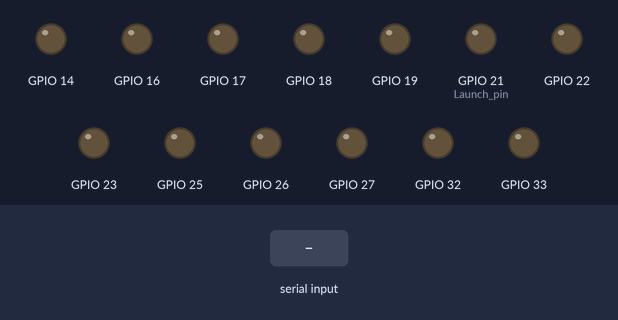
Recording of a sketch running on a simulated ESP32. On the bench: output pins drawn as LEDs (lit = HIGH). The test bench sets the inputs (shaded band). Nothing arrives over Bluetooth unless stated; what the sketch prints to the serial monitor is not drawn.

Above: at 1.2 s.
1.3 s: "90,45,200,10,150,30\n" received over the second serial link
At 2.1 s:
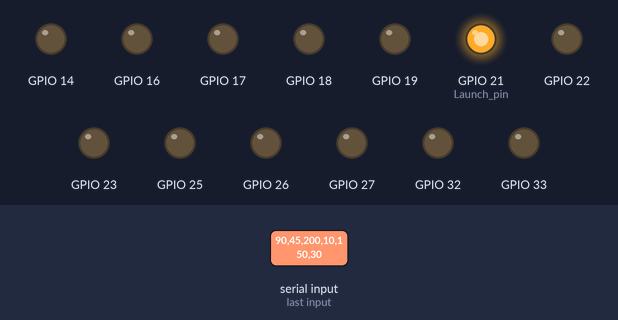
Timing chart, 0 to 4.3 s (numbered marks = the images above; inputs shaded):
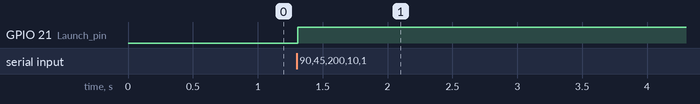

The sketch:

Reciever.ino
```cpp
#include <BluetoothSerial.h>
#include <esp_bt_device.h>

BluetoothSerial SerialBT;

#define Launch_pin 21  // 發射馬達 (使用 NPN 控制)
float scale = 0.5;

// 馬達結構定義
struct Motor {
  uint8_t in1, in2, pwmPin, pwmChannel;
};

Motor RF = {32, 33, 25, 0};
Motor RB = {26, 27, 14, 1};
Motor LF = {19, 18, 23, 2};
Motor LB = {17, 16, 22, 3};

// 初始化馬達腳位與 PWM
void setupMotor(Motor m) {
  pinMode(m.in1, OUTPUT);
  pinMode(m.in2, OUTPUT);
  ledcSetup(m.pwmChannel, 900, 8);
  ledcAttachPin(m.pwmPin, m.pwmChannel);
}

// 控制單顆馬達
void driveMotor(Motor m, int speed, int direction) {
  if (speed == 0) {
    Serial.printf("Driving PWM %d (Channel %d) Speed=%d Dir=%d\n", m.pwmPin, m.pwmChannel, speed, direction);
    digitalWrite(m.in1, LOW);
    digitalWrite(m.in2, LOW);
  } else if (direction > 0) {  // 前進
    digitalWrite(m.in1, HIGH);
    digitalWrite(m.in2, LOW);
  } else if (direction < 0) {  // 後退
    digitalWrite(m.in1, LOW);
    digitalWrite(m.in2, HIGH);
  }
  ledcWrite(m.pwmChannel, speed);
}

// 停止所有馬達
void stopAll() {
  for (Motor m : {RF, RB, LF, LB}) {
    digitalWrite(m.in1, LOW);
    digitalWrite(m.in2, LOW);
    ledcWrite(m.pwmChannel, 0);
  }
}

// 強制煞車
void brakeAll() {
  for (Motor m : {RF, RB, LF, LB}) {
    digitalWrite(m.in1, HIGH);
    digitalWrite(m.in2, HIGH);
    ledcWrite(m.pwmChannel, 0);
  }
}

// 動作處理
void handleMotion(int F, int B, int L, int R, int Z,int rot) {
  // 發射馬達
  digitalWrite(Launch_pin, Z > 0 ? HIGH:LOW);
  if (Z > 0) {
    F = B = L = rot = R = 0;
  }
  if (Z == -1) {
    brakeAll();
    return;
  }

  // 斜向移動
  // if (F > 0 && L > 0) { // 左前
  //   driveMotor(RF, F*scale, 1);
  //   driveMotor(LB, F*scale, 1);
  //   driveMotor(RB, 0, 0);
  //   driveMotor(LF, 0, 0);
  // } else if (F > 0 && R > 0) { // 右前
  //   driveMotor(LF, F*scale, 1);
  //   driveMotor(RB, F*scale, 1);
  //   driveMotor(RF, 0, 0);
  //   driveMotor(LB, 0, 0);
  // } else if (B > 0 && L > 0) { // 左後
  //   driveMotor(RF, B*scale, -1);
  //   driveMotor(LB, B*scale, -1);
  //   driveMotor(RB, 0, 0);
  //   driveMotor(LF, 0, 0);
  // } else if (B > 0 && R > 0) { // 右後
  //   driveMotor(LF, B*scale, -1);
  //   driveMotor(RB, B*scale, -1);
  //   driveMotor(RF, 0, 0);
  //   driveMotor(LB, 0, 0);
  // }
  if (rot > 0) { // 順時針 (Turning Right)
    driveMotor(RF, rot*scale,-1);
    driveMotor(RB, rot*scale, 1);
    driveMotor(LF, rot*scale, -1);
    driveMotor(LB, rot*scale, 1);
    return;
  } else if (rot < 0) { // 逆時針 (Turning Left)
    driveMotor(RF, -rot*scale, 1);
    driveMotor(RB, -rot*scale, -1);
    driveMotor(LF, -rot*scale, 1);
    driveMotor(LB, -rot*scale, -1);
    return;
  }
  // 單向移動
  else if (F > 0) {
    driveMotor(RF, F*scale, -1);
    driveMotor(RB, F*scale, -1);
    driveMotor(LF, F*scale, -1);
    driveMotor(LB, F*scale, -1);
  } else if (B > 0) {
    driveMotor(RF, B*scale, 1);
    driveMotor(RB, B*scale, 1);
    driveMotor(LF, B*scale, 1);
    driveMotor(LB, B*scale, 1);
  } else if (L > 0) {
    driveMotor(RF, L*scale, -1);
    driveMotor(RB, L*scale, 1);
    driveMotor(LF, L*scale, 1);
    driveMotor(LB, L*scale, -1);
  } else if (R > 0) {
    driveMotor(RF, R*scale, 1);
    driveMotor(RB, R*scale, -1);
    driveMotor(LF, R*scale, -1);
    driveMotor(LB, R*scale, 1);
  }
  else {
    stopAll();
  }

  // 旋轉（順時針 / 逆時針）


}

// 指令解析
void parseCommand(String msg) {
  int F, B, L, R, Z, rot;
  int comma1 = msg.indexOf(',');
  int comma2 = msg.indexOf(',', comma1 + 1);
  int comma3 = msg.indexOf(',', comma2 + 1);
  int comma4 = msg.indexOf(',', comma3 + 1);
  int comma5 = msg.indexOf(',', comma4 + 1);

  if (comma1 > 0 && comma2 > comma1 && comma3 > comma2 && comma4 > comma3 && comma5 > comma4) {
    F = msg.substring(0, comma1).toInt();
    B = msg.substring(comma1 + 1, comma2).toInt();
    L = msg.substring(comma2 + 1, comma3).toInt();
    R = msg.substring(comma3 + 1, comma4).toInt();
    Z = msg.substring(comma4 + 1, comma5).toInt();
    rot = msg.substring(comma5 + 1).toInt();

    Serial.printf("F:%d B:%d L:%d R:%d Z:%d ROT:%d\n", F, B, L, R, Z, rot);
    handleMotion(F, B, L, R, Z, rot);  // 你需要讓 handleMotion 支援 rot 參數
  }
}


void setup() {
  Serial.begin(115200);
  SerialBT.begin("ESP32_RECEIVER");

  pinMode(Launch_pin, OUTPUT);
  setupMotor(RF);
  setupMotor(RB);
  setupMotor(LF);
  setupMotor(LB);

  Serial.println("等待發送端連線...");
  const uint8_t* mac = esp_bt_dev_get_address();
  Serial.printf("接收端 MAC 地址: %02X:%02X:%02X:%02X:%02X:%02X\n",
                mac[0], mac[1], mac[2], mac[3], mac[4], mac[5]);
}

void loop() {
  static unsigned long lastUpdate = 0;
  const int interval = 20;  // 快速輪詢
  if (millis() - lastUpdate >= interval) {
    lastUpdate = millis();

    static String inputBuffer = "";

    while (SerialBT.available()) {
      char c = SerialBT.read();

      if (c == '\n') {
        parseCommand(inputBuffer);
        inputBuffer = "";
      } else {
        inputBuffer += c;
        if (inputBuffer.length() > 100) inputBuffer = ""; // 清除異常長度
      }
    }
  }
}
```

Measured:
- after the input at 1.3 s, GPIO 21 (Launch_pin): LOW → HIGH at once
